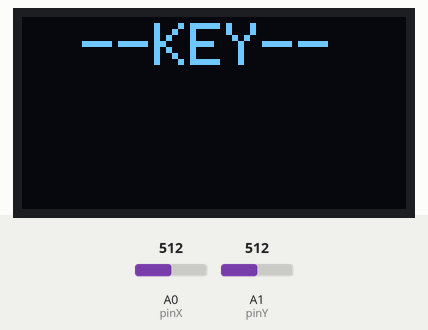
Recording of a sketch running on a simulated Arduino Uno, built with avr-gcc and run on an emulated ATmega328P. Parts: 128×64 one-colour display. Inputs (shaded band) come from the test bench; at power-on: A0 (pinX) = 512, A1 (pinY) = 512.

Above: at 1.2 s.
1.3 s: A0 (pinX) set to 1000
2.8 s: A0 (pinX) set to 1022
At 3.2 s:
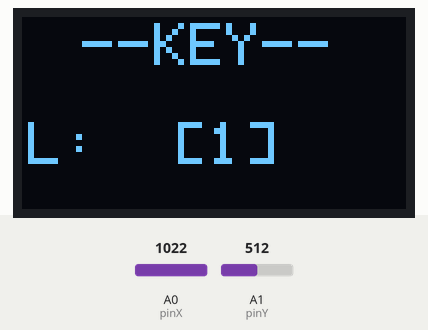
Timing chart, 0 to 5.8 s (numbered marks = the images above; inputs shaded):
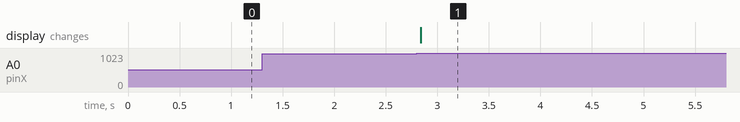

The sketch:

14-OLED_Key.ino
```cpp
/*
   OLED_Key
   摇杆按键操作OLED
*/
#include <Wire.h>
#include <Adafruit_GFX.h>
#include <Adafruit_SSD1306.h>

#define OLED_RESET     4
Adafruit_SSD1306 display(128, 64, &Wire, OLED_RESET);

#define pinX  A0
#define pinY  A1

int valueX = 0;
int valueY = 0;
unsigned char keyValue = 0;
int value = 0;


void menu(unsigned char index)
{
  display.clearDisplay();//清屏
  display.setCursor(20, 2);//设置显示位置
  display.println("--KEY--");
  display.setCursor(2, 35);//设置显示位置

  if (index == 1)
  {
    display.print("R:  [");
    value = value - 1;
  } else if (index == 2)
  {
    display.print("L:  [");
    value = value + 1;
  } else if (index == 3)
  {
    display.print("D:  [");
    value = value - 10;
  }
  else if (index == 4)
  {
    display.print("U:  [");
    value = value + 10;
  }

  if (value >= 100)
  {
    value = 100;
  }
  if (value <= 0)
  {
    value = 0;
  }
  display.print(value);
  display.print("]");
  display.display(); // 开显示

}

//按键扫描函数
unsigned char keyScan(void)
{
  static unsigned char keyUp = 1;

  valueX = analogRead(pinX);
  valueY = analogRead(pinY);

  if (keyUp && ((valueX <= 10) || (valueX >= 1010) || (valueY <= 10) || (valueY >= 1010)))
  {
    delay(10);
    keyUp = 0;
    if (valueX <= 10)return 1;
    else if (valueX >= 1010)return 2;
    else if (valueY <= 10)return 3;
    else if (valueY >= 1010)return 4;
  } else if ((valueX > 10) && (valueX < 1010) && (valueY > 10) && (valueY < 1010))keyUp = 1;
  return 0;
}

void setup()
{
  display.begin(SSD1306_SWITCHCAPVCC, 0x3C);
  display.setTextColor(WHITE);//开像素点发光
  display.clearDisplay();//清屏
  display.setTextSize(2); //设置字体大小
  display.setCursor(20, 2);//设置显示位置
  display.println("--KEY--");
  display.display(); // 开显示
}

void loop()
{
  keyValue = keyScan();

  if (keyValue != 0)
  {
    menu(keyValue);
  }
}
```

Measured:
- the behaviour switches between 1009 and 1010 on A0 (pinX) (found by bisection; images 0 and 1)
- after the input at 1.3 s, every drawn part: stays the same
- after the input at 2.8 s, the display: changes at once (image 1)
